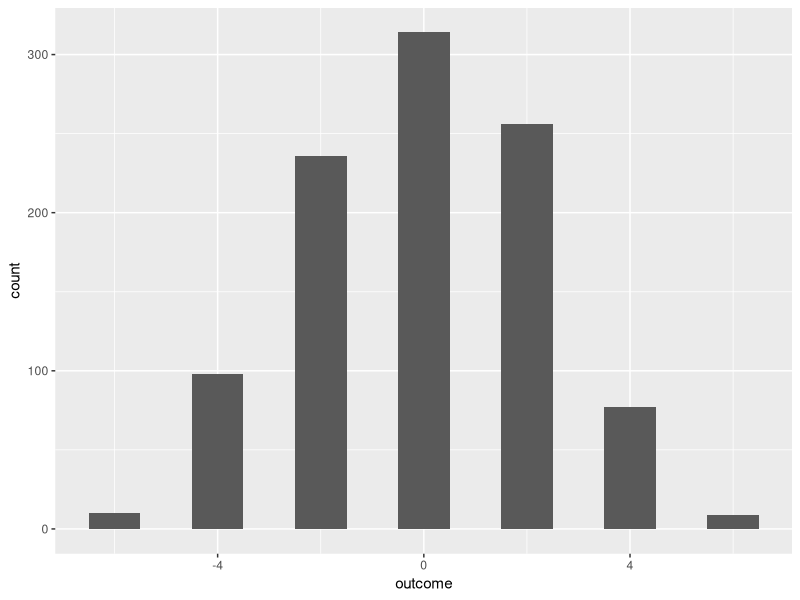

R code for this plot:
## ---- chunk 1
library(tidyverse) # for tibbles, and pipes
## ---- chunk 2
galton_rv <- function() 
{
  sample(c(1, -1), 
         size = 1, replace = TRUE) # galton r.v
}
## ---- chunk 3

## ---- chunk 4
#' calculate sum of `n` galton random variables
galton_sum <- function(n) {
  galton_series <- sample(c(1, -1), size = n, replace = TRUE)
  sum(galton_series)
}
## ---- chunk 5
#| echo: true
galton_simulation <- 
  tibble(
    run_number = 1:1e3,
    outcome = 
      replicate(n = length(run_number), 
                expr = galton_sum(6))
  )
## ---- chunk 6

## ---- chunk 7
#| echo: true
ggplot(galton_simulation, mapping = aes(outcome)) +
  
  geom_histogram(binwidth = 1, center = 0)
## ---- chunk 8

